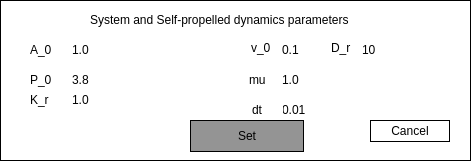
   <widget class="QWidget" name="sppParametersWidget" native="true">
    <property name="geometry">
     <rect>
      <x>200</x>
      <y>150</y>
      <width>471</width>
      <height>161</height>
     </rect>
    </property>
    <property name="styleSheet">
     <string notr="true">background: white; border: 1px solid black</string>
    </property>
    <widget class="QPushButton" name="setSppParametersButton">
     <property name="geometry">
      <rect>
       <x>190</x>
       <y>120</y>
       <width>114</width>
       <height>32</height>
      </rect>
     </property>
     <property name="styleSheet">
      <string notr="true">background:rgb(148, 148, 148)</string>
     </property>
     <property name="text">
      <string>Set</string>
     </property>
    </widget>
    <widget class="QPushButton" name="cancelSppParametersButton">
     <property name="geometry">
      <rect>
       <x>370</x>
       <y>120</y>
       <width>80</width>
       <height>22</height>
      </rect>
     </property>
     <property name="text">
      <string>Cancel</string>
     </property>
    </widget>
    <widget class="QLabel" name="label_65">
     <property name="geometry">
      <rect>
       <x>90</x>
       <y>10</y>
       <width>311</width>
       <height>20</height>
      </rect>
     </property>
     <property name="styleSheet">
      <string notr="true">border: white</string>
     </property>
     <property name="text">
      <string>System and Self-propelled dynamics parameters</string>
     </property>
    </widget>
    <widget class="QLabel" name="label_37">
     <property name="geometry">
      <rect>
       <x>249</x>
       <y>70</y>
       <width>21</width>
       <height>20</height>
      </rect>
     </property>
     <property name="styleSheet">
      <string notr="true">border: red</string>
     </property>
     <property name="text">
      <string>mu</string>
     </property>
    </widget>
    <widget class="QLabel" name="label_38">
     <property name="geometry">
      <rect>
       <x>251</x>
       <y>40</y>
       <width>21</width>
       <height>16</height>
      </rect>
     </property>
     <property name="styleSheet">
      <string notr="true">border: red</string>
     </property>
     <property name="text">
      <string>v_0</string>
     </property>
    </widget>
    <widget class="QLineEdit" name="initialDtSppSet">
     <property name="geometry">
      <rect>
       <x>280</x>
       <y>100</y>
       <width>51</width>
       <height>20</height>
      </rect>
     </property>
     <property name="styleSheet">
      <string notr="true">border: white</string>
     </property>
     <property name="text">
      <string>0.01</string>
     </property>
    </widget>
    <widget class="QLineEdit" name="initialMuSppSet">
     <property name="geometry">
      <rect>
       <x>280</x>
       <y>70</y>
       <width>51</width>
       <height>20</height>
      </rect>
     </property>
     <property name="styleSheet">
      <string notr="true">border: red 1px solid</string>
     </property>
     <property name="text">
      <string>1.0</string>
     </property>
    </widget>
    <widget class="QLineEdit" name="initialV0Set">
     <property name="geometry">
      <rect>
       <x>280</x>
       <y>40</y>
       <width>51</width>
       <height>20</height>
      </rect>
     </property>
     <property name="styleSheet">
      <string notr="true">border: white</string>
     </property>
     <property name="text">
      <string>0.1</string>
     </property>
    </widget>
    <widget class="QLabel" name="label_45">
     <property name="geometry">
      <rect>
       <x>252</x>
       <y>100</y>
       <width>31</width>
       <height>20</height>
      </rect>
     </property>
     <property name="styleSheet">
      <string notr="true">border: red</string>
     </property>
     <property name="text">
      <string>dt</string>
     </property>
    </widget>
    <widget class="QLabel" name="label_49">
     <property name="geometry">
      <rect>
       <x>30</x>
       <y>40</y>
       <width>31</width>
       <height>20</height>
      </rect>
     </property>
     <property name="styleSheet">
      <string notr="true">border: red</string>
     </property>
     <property name="text">
      <string>A_0</string>
     </property>
    </widget>
    <widget class="QLineEdit" name="a0Box_3">
     <property name="geometry">
      <rect>
       <x>70</x>
       <y>40</y>
       <width>61</width>
       <height>20</height>
      </rect>
     </property>
     <property name="styleSheet">
      <string notr="true">border: white</string>
     </property>
     <property name="text">
      <string>1.0</string>
     </property>
    </widget>
    <widget class="QLineEdit" name="p0Box_3">
     <property name="geometry">
      <rect>
       <x>70</x>
       <y>70</y>
       <width>61</width>
       <height>20</height>
      </rect>
     </property>
     <property name="styleSheet">
      <string notr="true">border: red 1px solid</string>
     </property>
     <property name="text">
      <string>3.8</string>
     </property>
    </widget>
    <widget class="QLabel" name="label_50">
     <property name="geometry">
      <rect>
       <x>30</x>
       <y>70</y>
       <width>21</width>
       <height>20</height>
      </rect>
     </property>
     <property name="styleSheet">
      <string notr="true">border: red</string>
     </property>
     <property name="text">
      <string>P_0</string>
     </property>
    </widget>
    <widget class="QLabel" name="label_51">
     <property name="geometry">
      <rect>
       <x>30</x>
       <y>90</y>
       <width>21</width>
       <height>20</height>
      </rect>
     </property>
     <property name="styleSheet">
      <string notr="true">border: red</string>
     </property>
     <property name="text">
      <string>K_r</string>
     </property>
    </widget>
    <widget class="QLineEdit" name="KrBox_3">
     <property name="geometry">
      <rect>
       <x>70</x>
       <y>90</y>
       <width>61</width>
       <height>20</height>
      </rect>
     </property>
     <property name="styleSheet">
      <string notr="true">border: red 1px solid</string>
     </property>
     <property name="text">
      <string>1.0</string>
     </property>
    </widget>
    <widget class="QLabel" name="label_53">
     <property name="geometry">
      <rect>
       <x>331</x>
       <y>40</y>
       <width>21</width>
       <height>16</height>
      </rect>
     </property>
     <property name="styleSheet">
      <string notr="true">border: red</string>
     </property>
     <property name="text">
      <string>D_r</string>
     </property>
    </widget>
    <widget class="QLineEdit" name="initialDrSet">
     <property name="geometry">
      <rect>
       <x>360</x>
       <y>40</y>
       <width>51</width>
       <height>20</height>
      </rect>
     </property>
     <property name="styleSheet">
      <string notr="true">border: white</string>
     </property>
     <property name="text">
      <string>10</string>
     </property>
    </widget>
   </widget>
